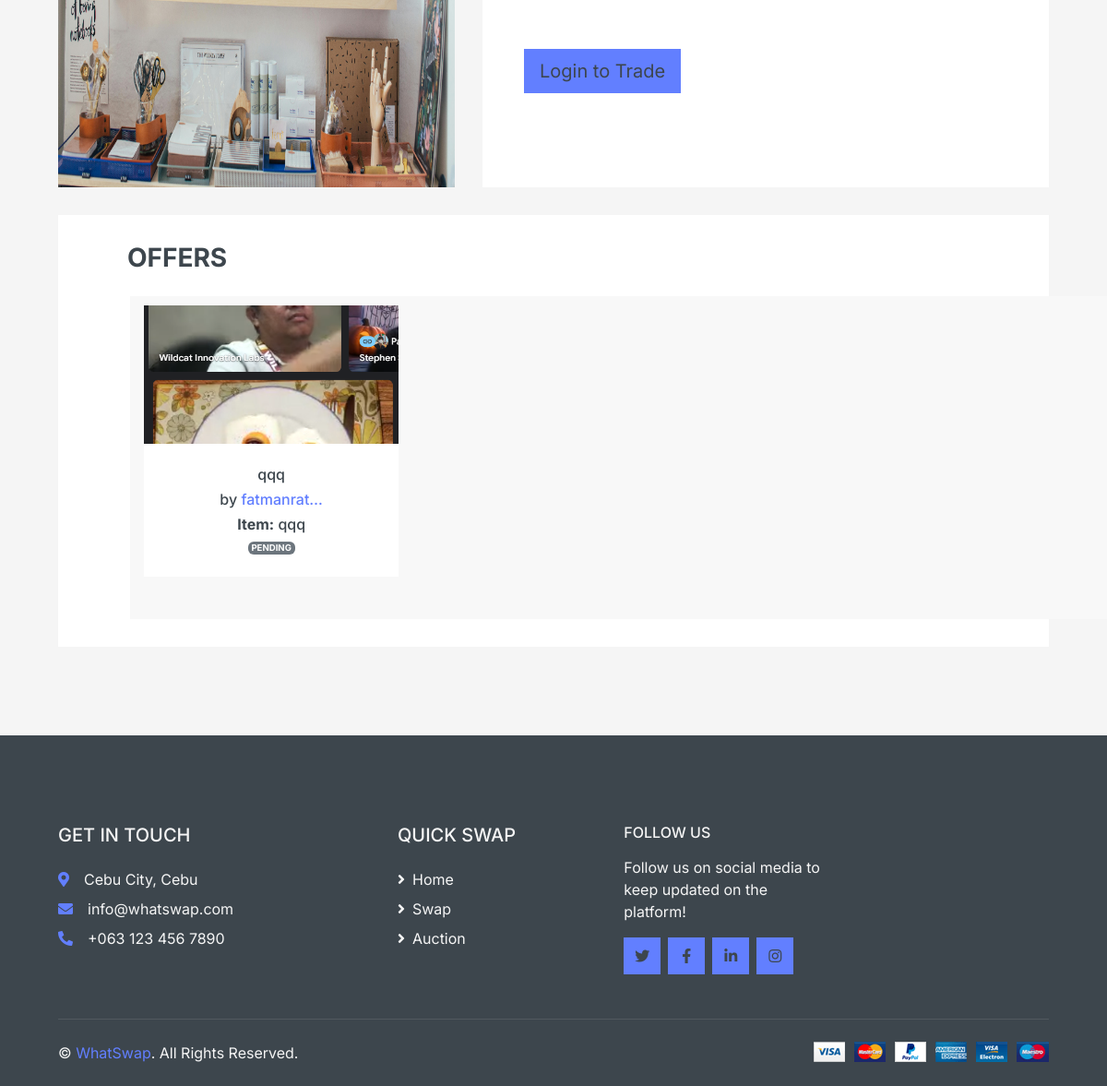
Before: /trades/trade_info/47/ (lower part) with the older database file.
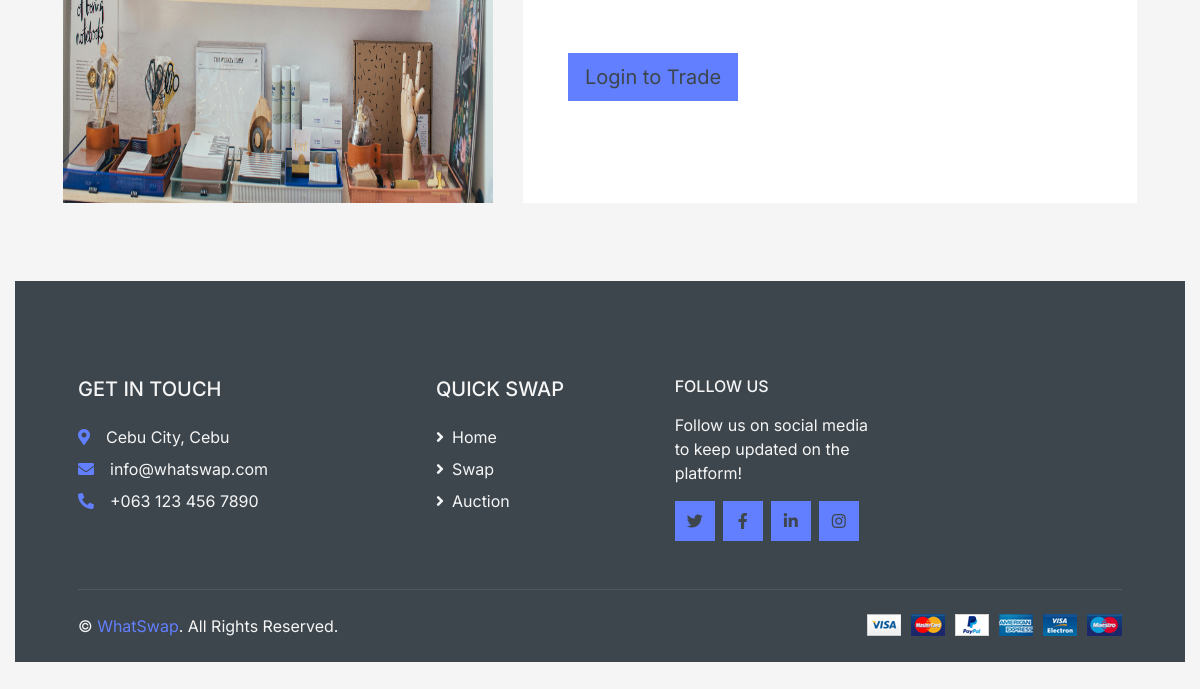
After: the same page with the newer database file.
### main/models.py (models this page shows)
class Offer(models.Model):
    offer_title = models.CharField(max_length = 100)
    offer_desc = models.TextField(max_length = 500)
    offer_item = models.ForeignKey(Item, on_delete=models.CASCADE, null = True)
    offer_image_url = models.CharField(max_length= 500, default="https://www.google.com/url?sa=i&url=https%3A%2F%2Fthenounproject.com%2Fbrowse%2Ficons%2Fterm%2Fimage-default%2F&psig=AOvVaw0AmbHrPZZfAhJINI2MKJQP&ust=1730758995426000&source=images&cd=vfe&opi=89978449&ved=0CBEQjRxqFwoTCPDKxOqZwYkDFQAAAAAdAAAAABAI")
    date_offered = models.DateTimeField(default = tz.now)
    is_directed = models.BooleanField(default = False)
    is_deleted = models.BooleanField(default = False)
    directed_offer_id = models.ForeignKey('self', on_delete=models.CASCADE, null = True, blank = True, related_name="doffer")
    author = models.ForeignKey(User, on_delete=models.CASCADE, null = True)
    accepted_offer_id = models.ForeignKey('self', on_delete=models.CASCADE, null = True, blank = True, related_name="aoffer")
    class OfferStatus(models.TextChoices):
        CLOSED = 'CLOSED'
        PENDING = 'PENDING'
        STANDBY = 'STANDBY'
        REJECTED = 'REJECTED'
        ACCEPTED = 'ACCEPTED'
    offer_status = models.CharField(
        max_length = 20,
        choices = OfferStatus.choices,
        default = OfferStatus.STANDBY,
    )

class Item(models.Model):
    owner = models.ForeignKey(User, on_delete=models.CASCADE,null=True, blank = True)
    item_name = models.CharField(max_length=100)
    item_desc = models.TextField(max_length=1000)
    image_url = models.ImageField(upload_to="images/items/", default="images/default_item.jpg")
    created_at = models.DateTimeField(auto_now_add=True)
    def __str__(self):
        return f"{self.item_name}"

### main/views.py (the view, shortened to what this page needs)
# urls.py: path('trades/trade_info/<int:pk>/', views.trade_info, name="trade_info"),
def trade_info(request,pk):
    offer = get_object_or_404(Offer, pk=pk)
    doffers = Offer.objects.filter(directed_offer_id = offer)
    count = len(Offer.objects.filter(directed_offer_id = offer, is_deleted = False))
    return render(request,"trading/trade_info.html",{'offer':offer,'doffers':doffers,'count':count})

### templates/trading/trade_info.html (shortened to what the changed rows need)
<head>
    <link href="https://cdn.jsdelivr.net/npm/bootstrap@5.3.3/dist/css/bootstrap.min.css" rel="stylesheet">
    {% include 'common/head.html' %}
</head>
<body>
    <div class="container-fluid pb-5">
        {% if offer.directed_offer_id or count == 0 %}
        {% else %}
        <div class="row px-xl-5">
            <div class="col">
                <div class="bg-light p-30">
                    <div class="tab-content">
                            <div class="row">
                                <div class="col-md-6">
                                    <div class="row px-xl-5">
                                        <h3 class="mb-4">OFFERS</h3>
                                        <div class="col">
                                            <div style="overflow-x: scroll; width: 1225; height: 350px; display: flex; flex-direction: right; background-color: #f8f8f8; padding-top: 10px;">
                                                {% for doffer in doffers %}
                                                    {% include "trading/directed_trade_item.html" %}
                                                {% endfor %}
                                            </div>
                                        </div>
                                    </div>
                                </div>
                            </div>
                        </div>
                    </div>
                </div>
            </div>
        </div>
    {% endif %}
</body>

### templates/trading/directed_trade_item.html
<div class="col-lg-3 col-md-6 col-sm-6 pb-1" onclick="window.location.href = '/trades/trade_info/{{doffer.pk}}'">
    <div class="product-item bg-light mb-4">
        <div class="product-img position-relative overflow-hidden">
            <div style="width: 100%; height: 150px; overflow: hidden;">
                <img class="img-fluid w-100" style="width: 100%; height: 100%; object-fit: cover;" src="{{ doffer.offer_item.image_url.url }}" alt="https://www.svgrepo.com/show/451667/image-missing.svg">
            </div>
        </div>
        <div class="text-center py-4">
            <a class="h6 text-decoration-none text-truncate" href="">{{ doffer.offer_title | truncatechars:10 }}</a>
            <div class=" align-items-center justify-content-center mt-2">
                <h6 class="itemcard-desc">by <a href="/profile/{{doffer.author.pk}}/">{{doffer.author | truncatechars:10}}</a></h6>
                <h6 class="itemcard-desc"><b>Item:</b> {{doffer.offer_item.item_name | truncatechars:10}}</h6>
            </div>
            <small>
                {% if doffer.offer_status == 'STANDBY' %} <span class="badge text-bg-success">
                {% elif doffer.offer_status == 'PENDING' %} <span class="badge text-bg-secondary">
                {% elif doffer.offer_status == 'CLOSED' %} <span class="badge text-bg-danger">
                {% elif doffer.offer_status == 'ACCEPTED' %} <span class="badge text-bg-success">
                {% else %} <span class="badge text-bg-danger">
                {% endif %}
                {{doffer.offer_status}}
            </small>
        </div>
    </div>
</div>

Changed rows visible on the page:
removed Offer: offer_item.image_url (picture), offer_title "qqq", author "fatmanrat…", offer_item.item_name "qqq", offer_status "PENDING"
Other visible differences:
text no longer shown: "OFFERS"
